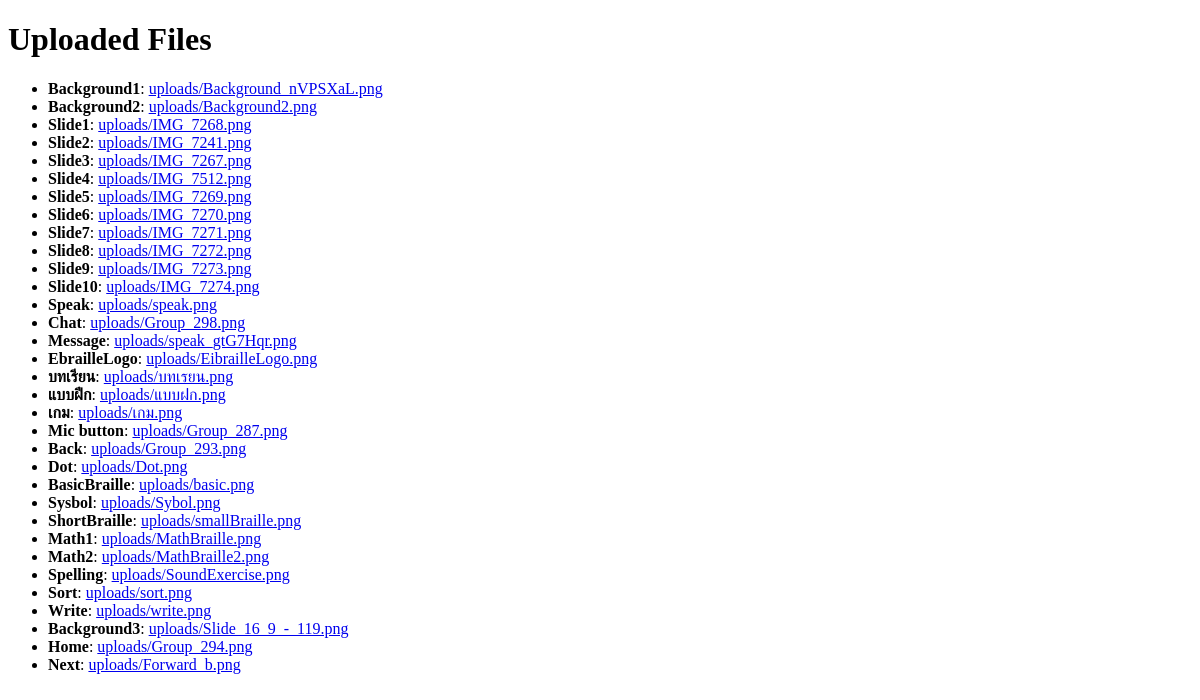
Before: /Setting/files/ with the older database file.
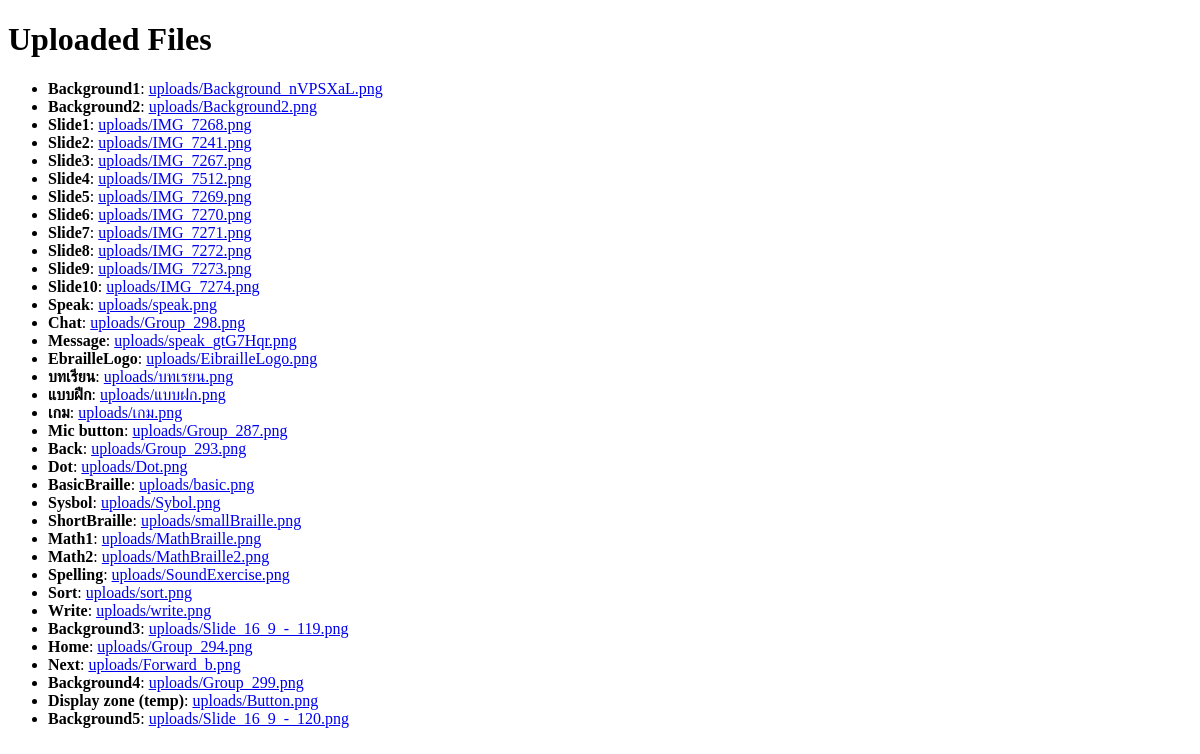
After: the same page with the newer database file.
### Setting/models.py (models this page shows)
class FileUpload(models.Model):
    title = models.CharField(max_length=100)
    file = models.FileField(upload_to='uploads/')  # Files will be uploaded to media/uploads/
    uploaded_at = models.DateTimeField(auto_now_add=True)

### Setting/views.py (the view)
# urls.py: path('files/', views.file_list, name='file_list'),
def file_list(request):
    files = FileUpload.objects.all()  # Retrieve all uploaded files
    return render(request, 'file_list.html', {'files': files})

### authentication/context_processors.py (called while the page is built)
def youtube_video(request):
    return {
        'YOUTUBE_VIDEO_ID': settings.YOUTUBE_VIDEO_ID,
    }

### Setting/templates/file_list.html (shortened to what this page needs)
<!DOCTYPE html>
<html>
<head>
</head>
<body>
    <h1>Uploaded Files</h1>
    <ul>
        {% for file in files %}
            <li>
                <strong>{{ file.title }}</strong>:
                <a href="{{ file.file.url }}">{{ file.file.name }}</a>
            </li>
        {% endfor %}
    </ul>
</body>
</html>

Changed rows visible on the page:
added FileUpload: title "Background4", file.name "uploads/Group_299.png"
added FileUpload: title "Display zone (temp)", file.name "uploads/Button.png"
added FileUpload: title "Background5", file.name "uploads/Slide_16_9_-_120.png"
